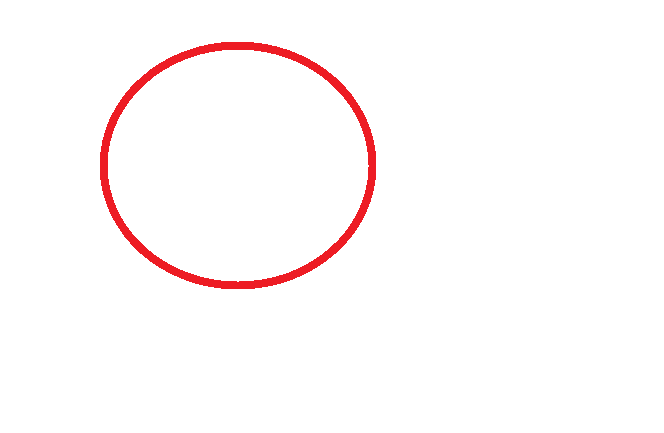
#> input picture images/Circle.png, 664 x 433 px, given in place of images, which was not available
$ python img.py
#> lines starting #> are read from the running program, lines starting #| are printed output that depends on the picture; after the words box and inside, x2 and y2 are one past the last pixel; in counts of white or black regions, pixels touching at a corner belong together; pictures that were not available may be replaced by others from this repository, and a replacement may not be noted
# -*- coding: UTF-8 -*-

import numpy as np
import cv2
import sys
import os

if __name__ == "__main__":
	#Please input name file for analisys in current directory or full path
	fileName = input("Please input file's name for analisys in current directory or full path - ")
#> the answer given: images
	img = cv2.imread(fileName)
#> img is the input picture: shape (433, 664, 3); mean B, G, R 250.1, 249.9, 254.6
	fileExtends = input("Please input extends for saving files - png, jpeg, bmp and so on")
#> the answer given: images/Circle.png
	if img is not None:
		#File was create. Processing is starting.
		print("Файл задан. Начинаем обработку")
		cv2.imshow("Starting image", img)

		#Change colors to gray's shade and grow down sharpness
		print("Меняем цвет на оттенки серого и уменьшаем резкость")
		gray = cv2.cvtColor(img, cv2.COLOR_BGR2GRAY)
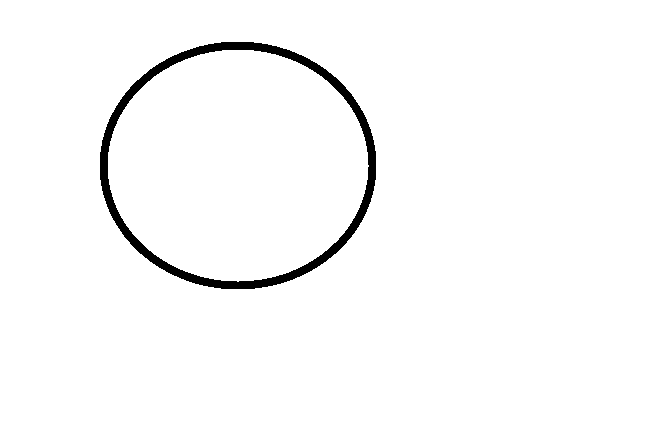
#> gray: shape (433, 664); values 91 (black) and 255 (white), 97.8% white; 1 black region, box (x1, y1, x2, y2) and area: (100, 42, 376, 289) 6415
		gray = cv2.GaussianBlur(gray, (3, 3), 0)
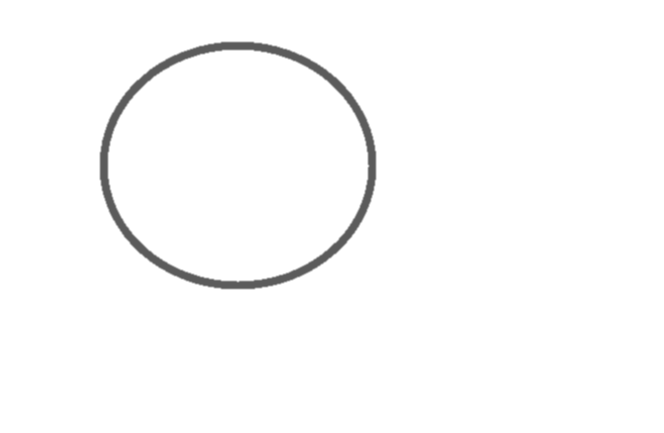
#> gray: shape (433, 664); min 91, max 255, mean 251.3
		cv2.imwrite("gray."+fileExtends, gray)
		print("Result operation is saved image with name -  gray.png")
		cv2.imshow("Gray image", gray)
		# response figure's edge

		print("Распознаем края изображения")
		edged = cv2.Canny(gray, 10, 250)
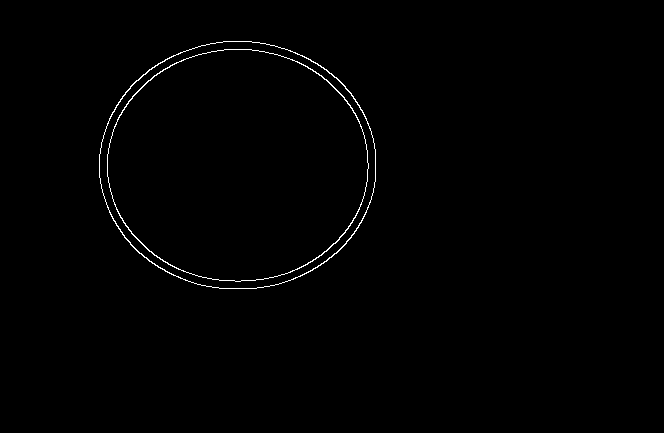
#> edged: shape (433, 664); 0.65% white in thin lines or dots, all inside (x1, y1, x2, y2) = (99, 41, 376, 289)
		print("Result operation is saved image with name - edged.png")
		cv2.imwrite("edged.png", edged)
		cv2.imshow("Edge image", edged)

		# создайте и примените закрытие Using closed witespace in contours
		print("Применяем закрытие пробелов в контуре")
		kernel = cv2.getStructuringElement(cv2.MORPH_RECT, (7, 7))
		closed = cv2.morphologyEx(edged, cv2.MORPH_CLOSE, kernel)
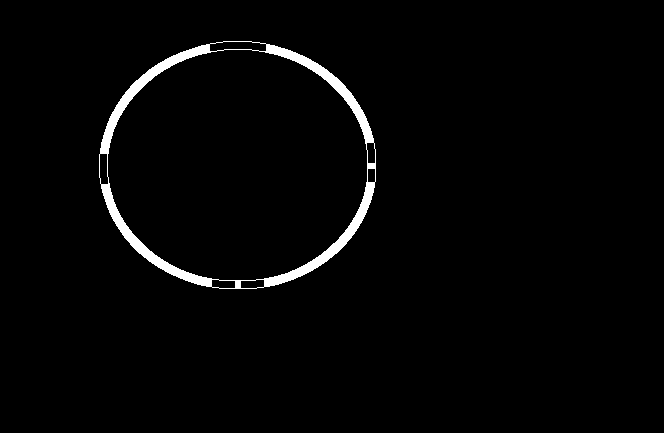
#> closed: shape (433, 664); 2.1% white; 1 white region
		print("Saving image name is closed.png")
		cv2.imwrite("closed."+fileExtends, closed)
		cv2.imshow("Closed image", closed)

		print("Drawing contours on starting image")
		cnts = cv2.findContours(closed.copy(), cv2.RETR_LIST, cv2.CHAIN_APPROX_SIMPLE)[1]
#> cnts = 8 contours; box (x1, y1, x2, y2) and area: (99, 41, 376, 289) 53912, (107, 49, 368, 281) 47414, (209, 41, 267, 52) 457, (99, 153, 109, 185) 247, (240, 279, 265, 289) 191, (211, 279, 236, 289) 190, (366, 142, 376, 164) 167, (367, 168, 376, 183) 110

		image = img.copy()

		for c in cnts:
			cv2.drawContours(image, cnts, -1, (0, 255, 0), 4)
#> this loop made 8 passes
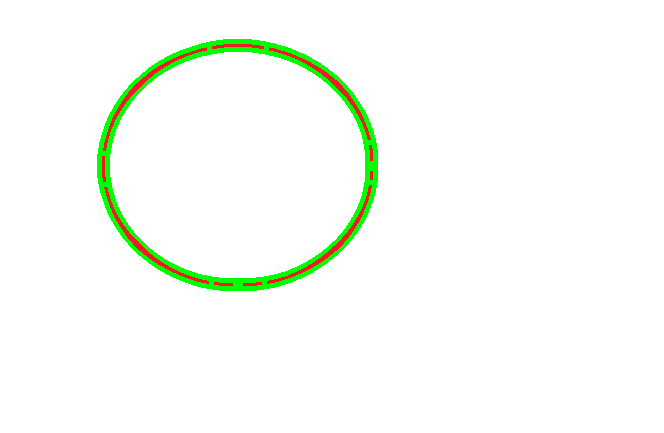
#> image: shape (433, 664, 3); 2.57% of pixels changed, all inside (x1, y1, x2, y2) = (97, 39, 378, 291)
		cv2.imwrite("output."+fileExtends, image)
		print("Result image name is output.png")
		cv2.imshow("Output image", image)

		cv2.waitKey(0);
		cv2.destroyAllWindows();
	else:
		#Not correct input filename or full path to your file
		print("Не верно задан путь или имя файла")

	os.system("pause")

$ run again, on images/Flower.png
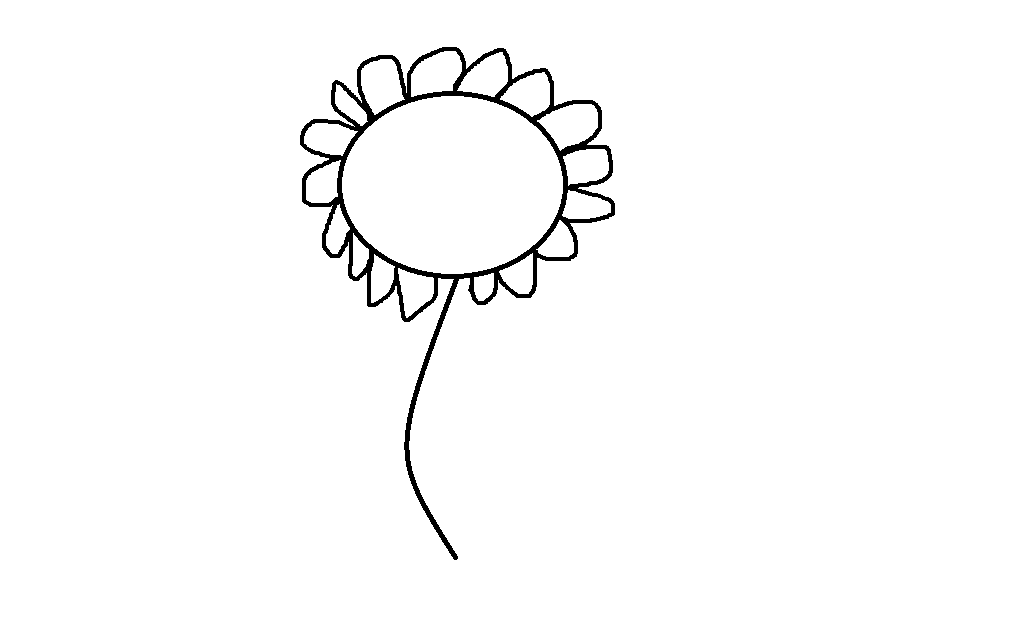
#> input picture images/Flower.png, 1026 x 630 px, given in place of images, which was not available
#> img is the input picture: shape (630, 1026, 3); 98.2% white; 1 black region, box (x1, y1, x2, y2) and area: (300, 47, 615, 560) 11922
#> edged: shape (630, 1026); 0.8% white in thin lines or dots, all inside (x1, y1, x2, y2) = (299, 46, 615, 560)
#> `closed = cv2.morphologyEx(edged, cv2.MORPH_CLOSE, kernel)`:
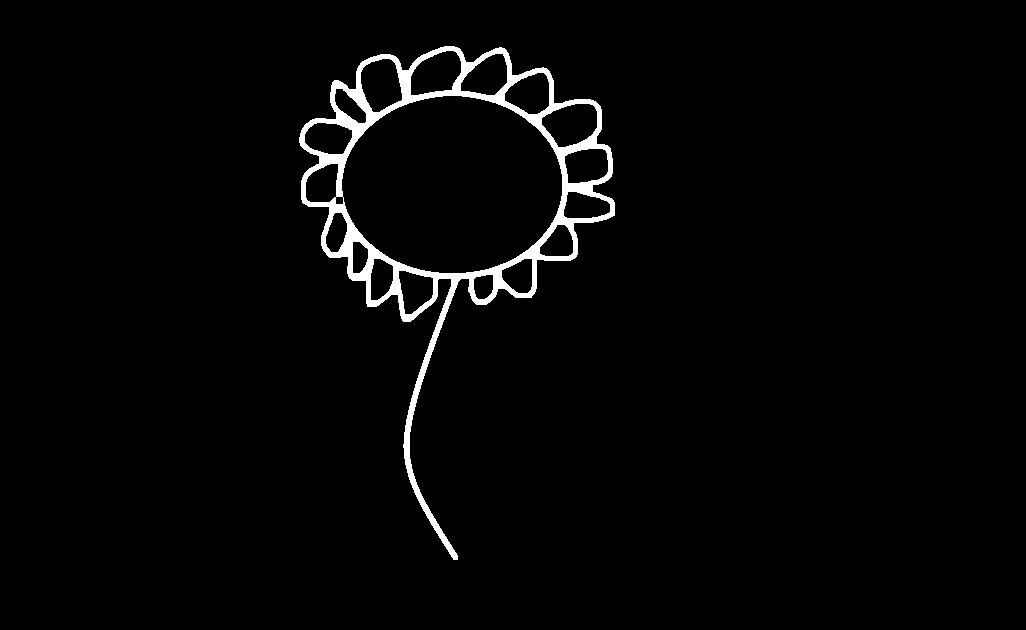
#> closed: shape (630, 1026); 2.4% white; 1 white region
#> cnts = 20 contours; largest, box (x1, y1, x2, y2) and area: (299, 46, 615, 560) 61942, (341, 95, 563, 274) 30817, (541, 103, 598, 148) 1791, (360, 58, 403, 113) 1698, (410, 50, 462, 96) 1684
#> the loop `for c in cnts:` made 20 passes
#> after the loop `for c in cnts:`:
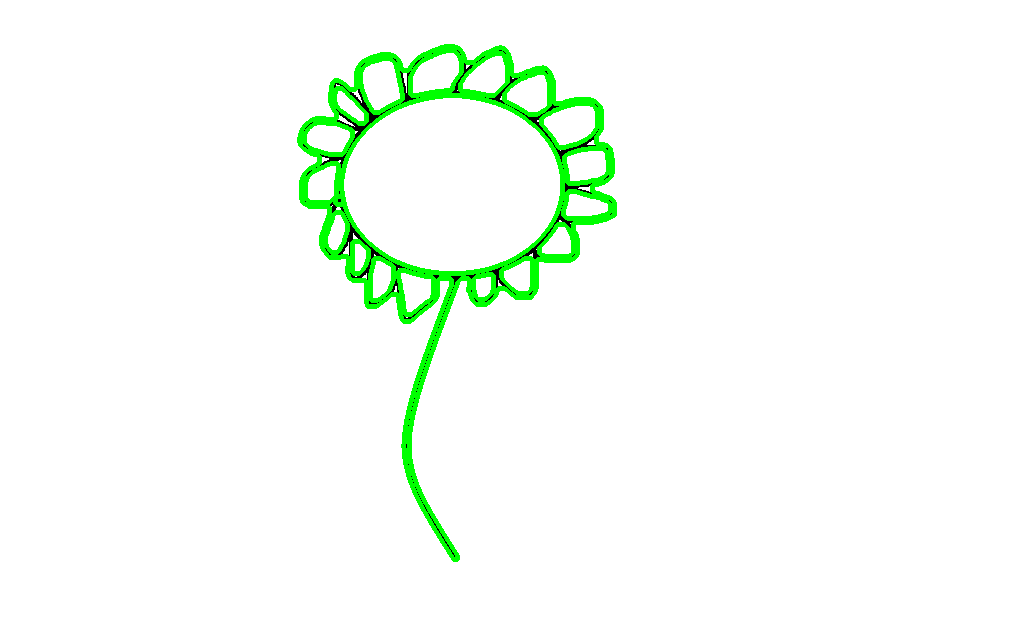
#> image: shape (630, 1026, 3); 3.2% of pixels changed, all inside (x1, y1, x2, y2) = (297, 44, 617, 562)

$ run again, on images/House.png
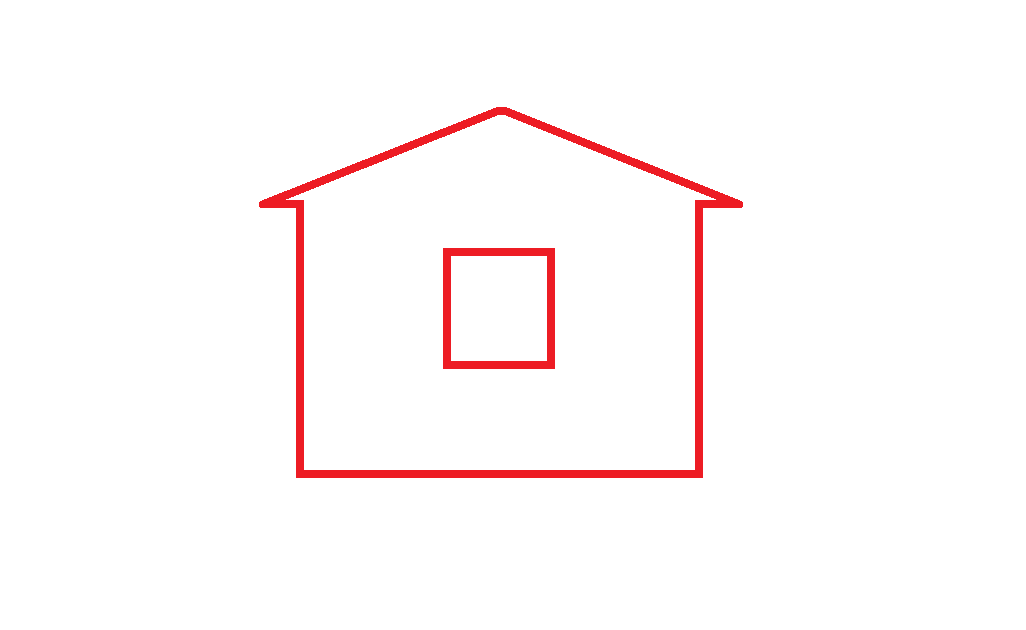
#> input picture images/House.png, 1026 x 630 px, given in place of images, which was not available
#> img is the input picture: shape (630, 1026, 3); mean B, G, R 249.7, 249.5, 254.6
#> edged: shape (630, 1026); 0.61% white in thin lines or dots, all inside (x1, y1, x2, y2) = (258, 106, 743, 478)
#> `closed = cv2.morphologyEx(edged, cv2.MORPH_CLOSE, kernel)`:
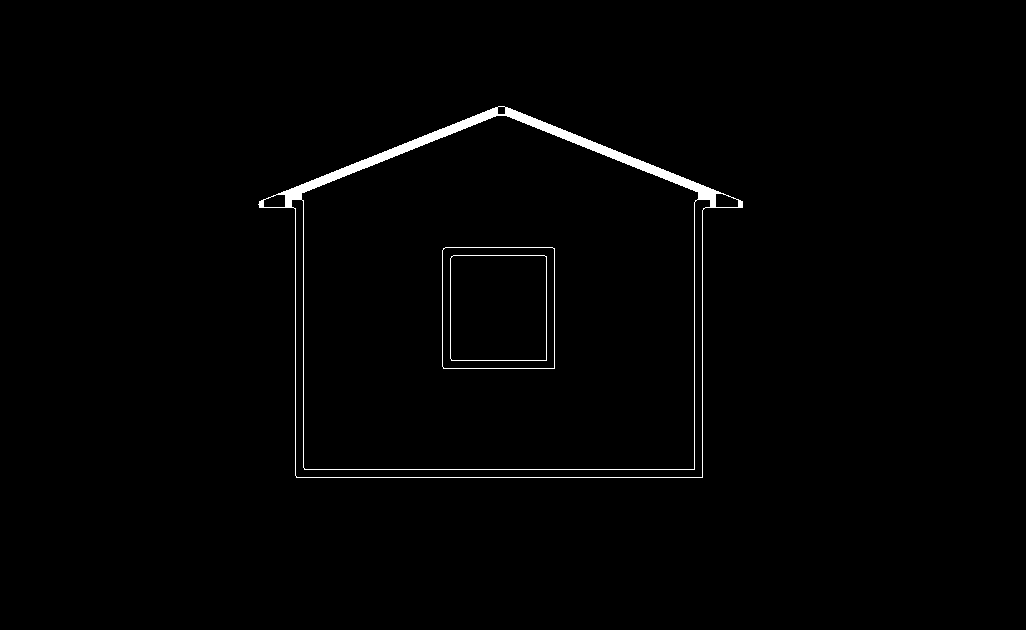
#> closed: shape (630, 1026); 1.1% white; 3 white regions
#> cnts = 10 contours; largest, box (x1, y1, x2, y2) and area: (258, 106, 743, 478) 136008, (301, 115, 699, 470) 123916, (442, 247, 555, 369) 13545, (442, 247, 555, 369) 13543, (450, 255, 547, 361) 10073
#> the loop `for c in cnts:` made 10 passes
#> after the loop `for c in cnts:`:
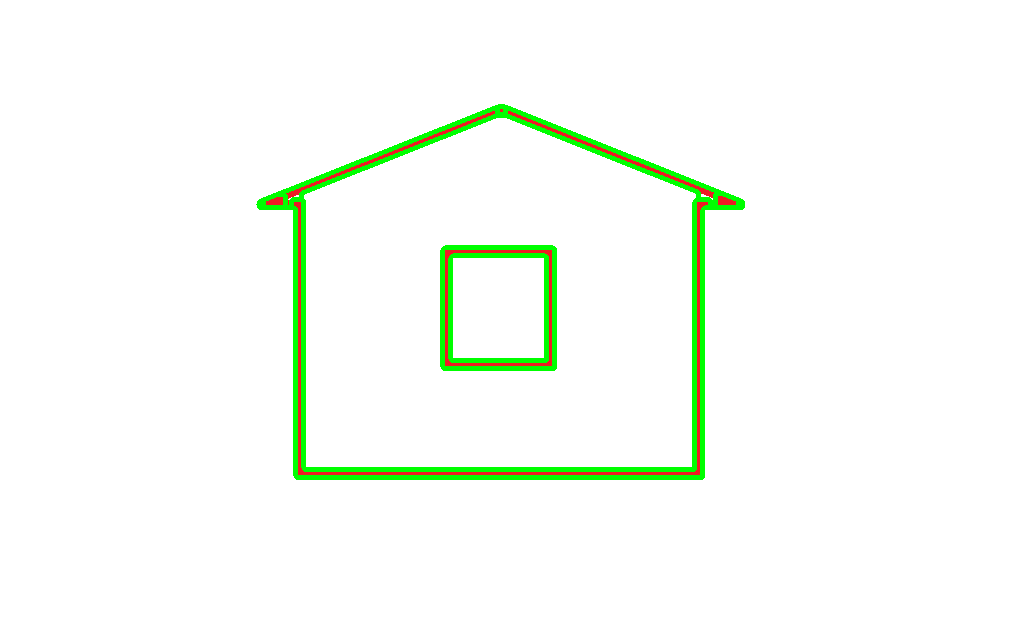
#> image: shape (630, 1026, 3); 2.92% of pixels changed, all inside (x1, y1, x2, y2) = (256, 104, 745, 480)
